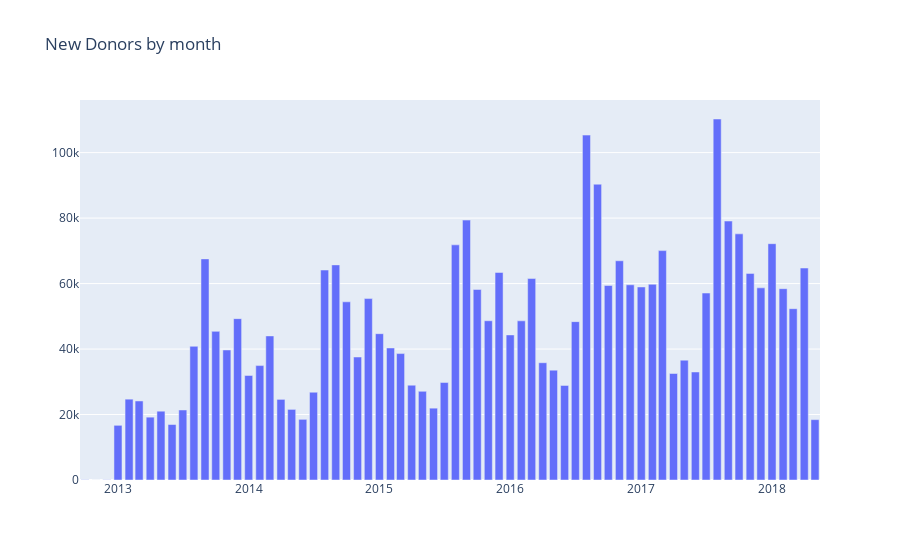

The notebook cell saved with this chart:
### Code cell
# Number of Donors by month
c.execute("""SELECT count(DISTINCT donor_id) as 'Donor Count',
                    substr(created_at, 0, 8) as 'Month'
               FROM donations 
           GROUP BY substr(created_at, 0, 8);""")
donors_by_month = c.fetchall()

# move the data into two arrays to plot
donors = []
months = []
for donor in donors_by_month:
    donors.append(donor['Donor Count'])
    months.append(donor['Month'])

# Plot it
fig = go.Figure(
    data=[go.Bar(y=donors, x=months)],
    layout_title_text="New Donors by month"
)
fig.show()

### Figure 1 — Plotly figure (JSON) as saved in the notebook; plotly's stock layout.template omitted (floating-point values rounded to 4 significant figures)
{"data": [{"type": "bar", "x": ["2012-10", "2012-11", "2012-12", "2013-01", "2013-02", "2013-03", "2013-04", "2013-05", "2013-06", "2013-07", "2013-08", "2013-09", "2013-10", "2013-11", "2013-12", "2014-01", "2014-02", "2014-03", "2014-04", "2014-05", "2014-06", "2014-07", "2014-08", "2014-09", "2014-10", "2014-11", "2014-12", "2015-01", "2015-02", "2015-03", "2015-04", "2015-05", "2015-06", "2015-07", "2015-08", "2015-09", "2015-10", "2015-11", "2015-12", "2016-01", "2016-02", "2016-03", "2016-04", "2016-05", "2016-06", "2016-07", "2016-08", "2016-09", "2016-10", "2016-11", "2016-12", "2017-01", "2017-02", "2017-03", "2017-04", "2017-05", "2017-06", "2017-07", "2017-08", "2017-09", "2017-10", "2017-11", "2017-12", "2018-01", "2018-02", "2018-03", "2018-04", "2018-05"], "y": [69, 7, 66, 16702, 24694, 24144, 19195, 21015, 16947, 21386, 40837, 67541, 45401, 39716, 49291, 31931, 34946, 44009, 24625, 21565, 18524, 26809, 64133, 65707, 54425, 37567, 55419, 44694, 40325, 38619, 28964, 27081, 21943, 29774, 71823, 79390, 58201, 48645, 63391, 44317, 48620, 61537, 35824, 33562, 28894, 48376, 105358, 90352, 59405, 66963, 59625, 58962, 59794, 70070, 32532, 36610, 32992, 57107, 110270, 79102, 75186, 63114, 58695, 72185, 58433, 52324, 64749, 18434]}], "layout": {"title": {"text": "New Donors by month"}}}
